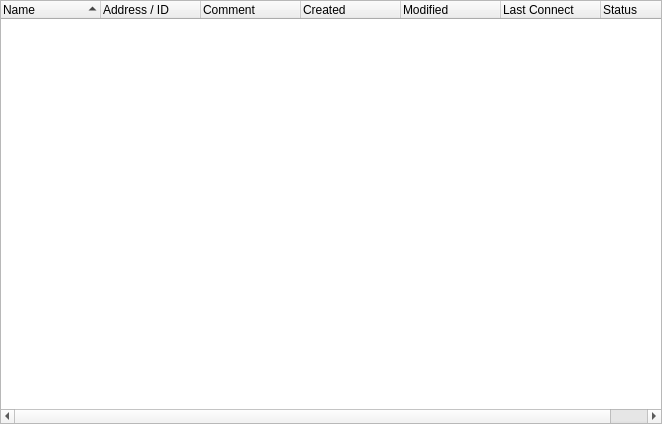
<?xml version="1.0" encoding="UTF-8"?>
<ui version="4.0">
 <class>LocalGroupWidget</class>
 <widget class="QWidget" name="LocalGroupWidget">
  <property name="geometry">
   <rect>
    <x>0</x>
    <y>0</y>
    <width>662</width>
    <height>424</height>
   </rect>
  </property>
  <layout class="QVBoxLayout" name="verticalLayout">
   <property name="leftMargin">
    <number>0</number>
   </property>
   <property name="topMargin">
    <number>0</number>
   </property>
   <property name="rightMargin">
    <number>0</number>
   </property>
   <property name="bottomMargin">
    <number>0</number>
   </property>
   <item>
    <widget class="QTreeWidget" name="tree_host">
     <property name="contextMenuPolicy">
      <enum>Qt::ContextMenuPolicy::CustomContextMenu</enum>
     </property>
     <property name="selectionBehavior">
      <enum>QAbstractItemView::SelectionBehavior::SelectRows</enum>
     </property>
     <property name="indentation">
      <number>0</number>
     </property>
     <property name="sortingEnabled">
      <bool>true</bool>
     </property>
     <property name="columnCount">
      <number>7</number>
     </property>
     <column>
      <property name="text">
       <string>Name</string>
      </property>
     </column>
     <column>
      <property name="text">
       <string>Address / ID</string>
      </property>
     </column>
     <column>
      <property name="text">
       <string>Comment</string>
      </property>
     </column>
     <column>
      <property name="text">
       <string>Created</string>
      </property>
     </column>
     <column>
      <property name="text">
       <string>Modified</string>
      </property>
     </column>
     <column>
      <property name="text">
       <string>Last Connect</string>
      </property>
     </column>
     <column>
      <property name="text">
       <string>Status</string>
      </property>
     </column>
    </widget>
   </item>
  </layout>
 </widget>
 <resources/>
 <connections/>
</ui>
